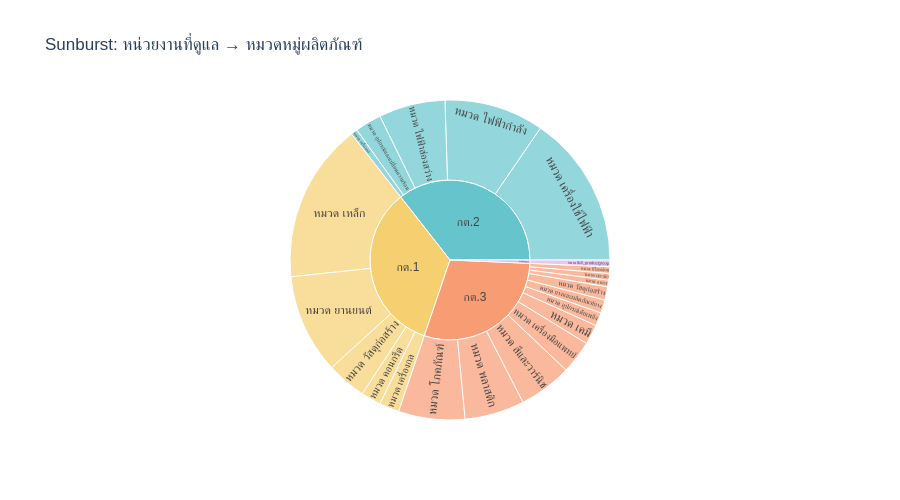
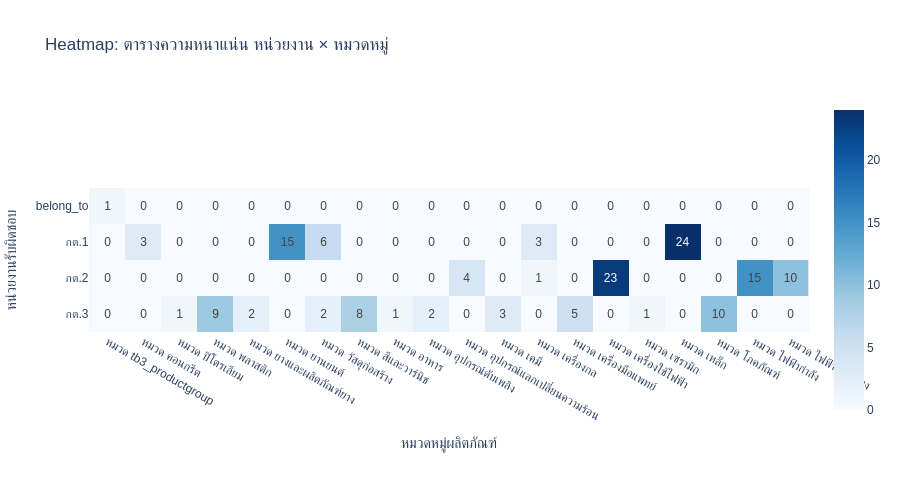

The notebook cell these images were saved under, in order:
### Markdown cell above
## 📊 กราฟที่ 4 & 5 — เจาะลึกความสัมพันธ์ หน่วยงาน ↔ หมวดหมู่

### Code cell
# 4. กราฟ Sunburst (ดูภาพรวมหน่วยงานจากจุดศูนย์กลาง แตกออกเป็นหมวดหมู่)
figure_sunburst = px.sunburst(
    df.fillna({'AGENCY': 'ไม่ระบุ'}), 
    path=['AGENCY', 'category_name'], 
    title='Sunburst: หน่วยงานที่ดูแล → หมวดหมู่ผลิตภัณฑ์',
    color_discrete_sequence=px.colors.qualitative.Pastel
)
figure_sunburst.update_layout(height=500, font=dict(family='Sarabun, sans-serif'))
figure_sunburst.show()

# 5. กราฟ Heatmap (ตารางความถี่ ช่วยให้เห็นชัดเจนว่า กต. ไหน ทำอะไรเป็นหลัก)
heatmap_data = pd.crosstab(df['AGENCY'], df['category_name'])

figure_heatmap = px.imshow(
    heatmap_data.values, 
    x=heatmap_data.columns, 
    y=heatmap_data.index,
    text_auto=True, 
    color_continuous_scale='Blues',
    title='Heatmap: ตารางความหนาแน่น หน่วยงาน × หมวดหมู่'
)
figure_heatmap.update_layout(
    height=500, 
    font=dict(family='Sarabun, sans-serif'),
    xaxis_title='หมวดหมู่ผลิตภัณฑ์', 
    yaxis_title='หน่วยงานรับผิดชอบ'
)
figure_heatmap.show()

### Figure 1 — Plotly figure (JSON) as saved in the notebook; plotly's stock layout.template omitted (floating-point values rounded to 4 significant figures)
{"data": [{"branchvalues": "total", "domain": {"x": [0, 1], "y": [0, 1]}, "hovertemplate": "labels=%{label}<br>count=%{value}<br>parent=%{parent}<br>id=%{id}<extra></extra>", "ids": ["belong_to/หมวด tb3_productgroup", "กต.2/หมวด ไฟฟ้าส่องสว่าง", "กต.2/หมวด ไฟฟ้ากำลัง", "กต.1/หมวด คอนกรีต", "กต.3/หมวด พลาสติก", "กต.1/หมวด เหล็ก", "กต.1/หมวด เครื่องกล", "กต.3/หมวด เครื่องมือแพทย์", "กต.3/หมวด อาหาร", "กต.3/หมวด โภคภัณฑ์", "กต.3/หมวด เคมี", "กต.2/หมวด เครื่องใช้ไฟฟ้า", "กต.3/หมวด อุปกรณ์ดับเพลิง", "กต.1/หมวด ยานยนต์", "กต.3/หมวด สีและวาร์นิช", "กต.3/หมวด เซรามิก", "กต.2/หมวด เครื่องกล", "กต.1/หมวด วัสดุก่อสร้าง", "กต.3/หมวด ยางและผลิตภัณฑ์ยาง", "กต.3/หมวด ปิโตรเลียม", "กต.2/หมวด อุปกรณ์แลกเปลี่ยนความร้อน", "กต.3/หมวด วัสดุก่อสร้าง", "belong_to", "กต.2", "กต.1", "กต.3"], "labels": ["หมวด tb3_productgroup", "หมวด ไฟฟ้าส่องสว่าง", "หมวด ไฟฟ้ากำลัง", "หมวด คอนกรีต", "หมวด พลาสติก", "หมวด เหล็ก", "หมวด เครื่องกล", "หมวด เครื่องมือแพทย์", "หมวด อาหาร", "หมวด โภคภัณฑ์", "หมวด เคมี", "หมวด เครื่องใช้ไฟฟ้า", "หมวด อุปกรณ์ดับเพลิง", "หมวด ยานยนต์", "หมวด สีและวาร์นิช", "หมวด เซรามิก", "หมวด เครื่องกล", "หมวด วัสดุก่อสร้าง", "หมวด ยางและผลิตภัณฑ์ยาง", "หมวด ปิโตรเลียม", "หมวด อุปกรณ์แลกเปลี่ยนความร้อน", "หมวด วัสดุก่อสร้าง", "belong_to", "กต.2", "กต.1", "กต.3"], "name": "", "parents": ["belong_to", "กต.2", "กต.2", "กต.1", "กต.3", "กต.1", "กต.1", "กต.3", "กต.3", "กต.3", "กต.3", "กต.2", "กต.3", "กต.1", "กต.3", "กต.3", "กต.2", "กต.1", "กต.3", "กต.3", "กต.2", "กต.3", "", "", "", ""], "type": "sunburst", "values": [1, 10, 15, 3, 9, 24, 3, 5, 1, 10, 3, 23, 2, 15, 8, 1, 1, 6, 2, 1, 4, 2, 1, 53, 51, 44]}], "layout": {"font": {"family": "Sarabun, sans-serif"}, "height": 500, "legend": {"tracegroupgap": 0}, "sunburstcolorway": ["rgb(102, 197, 204)", "rgb(246, 207, 113)", "rgb(248, 156, 116)", "rgb(220, 176, 242)", "rgb(135, 197, 95)", "rgb(158, 185, 243)", "rgb(254, 136, 177)", "rgb(201, 219, 116)", "rgb(139, 224, 164)", "rgb(180, 151, 231)", "rgb(179, 179, 179)"], "title": {"text": "Sunburst: หน่วยงานที่ดูแล → หมวดหมู่ผลิตภัณฑ์"}}}

### Figure 2 — Plotly figure (JSON) as saved in the notebook; plotly's stock layout.template omitted (floating-point values rounded to 4 significant figures)
{"data": [{"coloraxis": "coloraxis", "hovertemplate": "x: %{x}<br>y: %{y}<br>color: %{z}<extra></extra>", "name": "0", "texttemplate": "%{z}", "type": "heatmap", "x": ["หมวด tb3_productgroup", "หมวด คอนกรีต", "หมวด ปิโตรเลียม", "หมวด พลาสติก", "หมวด ยางและผลิตภัณฑ์ยาง", "หมวด ยานยนต์", "หมวด วัสดุก่อสร้าง", "หมวด สีและวาร์นิช", "หมวด อาหาร", "หมวด อุปกรณ์ดับเพลิง", "หมวด อุปกรณ์แลกเปลี่ยนความร้อน", "หมวด เคมี", "หมวด เครื่องกล", "หมวด เครื่องมือแพทย์", "หมวด เครื่องใช้ไฟฟ้า", "หมวด เซรามิก", "หมวด เหล็ก", "หมวด โภคภัณฑ์", "หมวด ไฟฟ้ากำลัง", "หมวด ไฟฟ้าส่องสว่าง"], "xaxis": "x", "y": ["belong_to", "กต.1", "กต.2", "กต.3"], "yaxis": "y", "z": [[1, 0, 0, 0, 0, 0, 0, 0, 0, 0, 0, 0, 0, 0, 0, 0, 0, 0, 0, 0], [0, 3, 0, 0, 0, 15, 6, 0, 0, 0, 0, 0, 3, 0, 0, 0, 24, 0, 0, 0], [0, 0, 0, 0, 0, 0, 0, 0, 0, 0, 4, 0, 1, 0, 23, 0, 0, 0, 15, 10], [0, 0, 1, 9, 2, 0, 2, 8, 1, 2, 0, 3, 0, 5, 0, 1, 0, 10, 0, 0]]}], "layout": {"coloraxis": {"colorscale": [[0, "rgb(247,251,255)"], [0.125, "rgb(222,235,247)"], [0.25, "rgb(198,219,239)"], [0.375, "rgb(158,202,225)"], [0.5, "rgb(107,174,214)"], [0.625, "rgb(66,146,198)"], [0.75, "rgb(33,113,181)"], [0.875, "rgb(8,81,156)"], [1, "rgb(8,48,107)"]]}, "font": {"family": "Sarabun, sans-serif"}, "height": 500, "title": {"text": "Heatmap: ตารางความหนาแน่น หน่วยงาน × หมวดหมู่"}, "xaxis": {"anchor": "y", "constrain": "domain", "domain": [0, 1], "scaleanchor": "y", "title": {"text": "หมวดหมู่ผลิตภัณฑ์"}}, "yaxis": {"anchor": "x", "autorange": "reversed", "constrain": "domain", "domain": [0, 1], "title": {"text": "หน่วยงานรับผิดชอบ"}}}}
